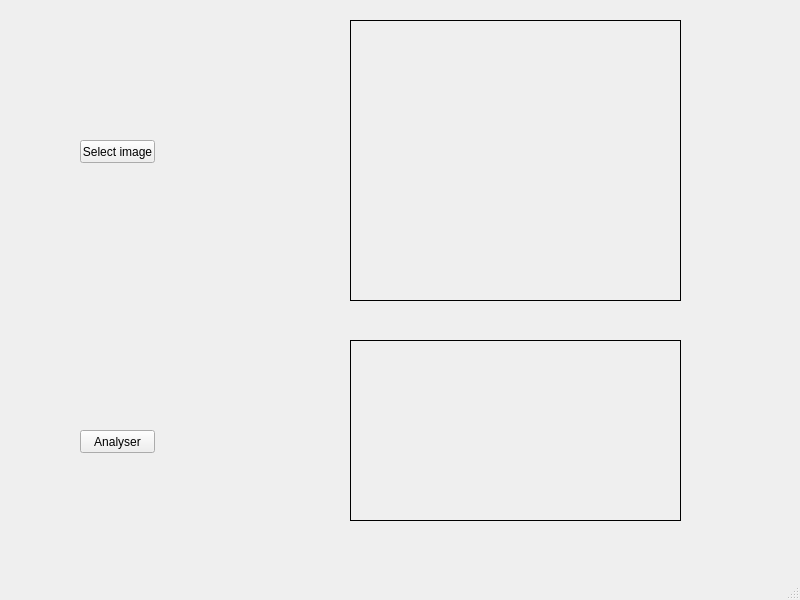
<?xml version="1.0" encoding="UTF-8"?>
<ui version="4.0">
 <class>AnalyseUI</class>
 <widget class="QMainWindow" name="AnalyseUI">
  <property name="geometry">
   <rect>
    <x>0</x>
    <y>0</y>
    <width>800</width>
    <height>600</height>
   </rect>
  </property>
  <property name="windowTitle">
   <string>MainWindow</string>
  </property>
  <widget class="QWidget" name="centralwidget">
   <widget class="QPushButton" name="ButtonSelect">
    <property name="geometry">
     <rect>
      <x>80</x>
      <y>140</y>
      <width>75</width>
      <height>23</height>
     </rect>
    </property>
    <property name="text">
     <string>Select image</string>
    </property>
   </widget>
   <widget class="QPushButton" name="ButtonAnalyse">
    <property name="geometry">
     <rect>
      <x>80</x>
      <y>430</y>
      <width>75</width>
      <height>23</height>
     </rect>
    </property>
    <property name="text">
     <string>Analyser</string>
    </property>
   </widget>
   <widget class="QLabel" name="Image">
    <property name="geometry">
     <rect>
      <x>350</x>
      <y>20</y>
      <width>331</width>
      <height>281</height>
     </rect>
    </property>
    <property name="frameShape">
     <enum>QFrame::Box</enum>
    </property>
    <property name="text">
     <string/>
    </property>
   </widget>
   <widget class="QLabel" name="label">
    <property name="geometry">
     <rect>
      <x>350</x>
      <y>340</y>
      <width>331</width>
      <height>181</height>
     </rect>
    </property>
    <property name="layoutDirection">
     <enum>Qt::LeftToRight</enum>
    </property>
    <property name="frameShape">
     <enum>QFrame::Box</enum>
    </property>
    <property name="frameShadow">
     <enum>QFrame::Plain</enum>
    </property>
    <property name="text">
     <string/>
    </property>
   </widget>
  </widget>
  <widget class="QMenuBar" name="menubar">
   <property name="geometry">
    <rect>
     <x>0</x>
     <y>0</y>
     <width>800</width>
     <height>22</height>
    </rect>
   </property>
   <property name="font">
    <font>
     <pointsize>9</pointsize>
    </font>
   </property>
   <property name="defaultUp">
    <bool>false</bool>
   </property>
   <property name="nativeMenuBar">
    <bool>false</bool>
   </property>
  </widget>
  <widget class="QStatusBar" name="statusbar"/>
 </widget>
 <resources/>
 <connections/>
</ui>
